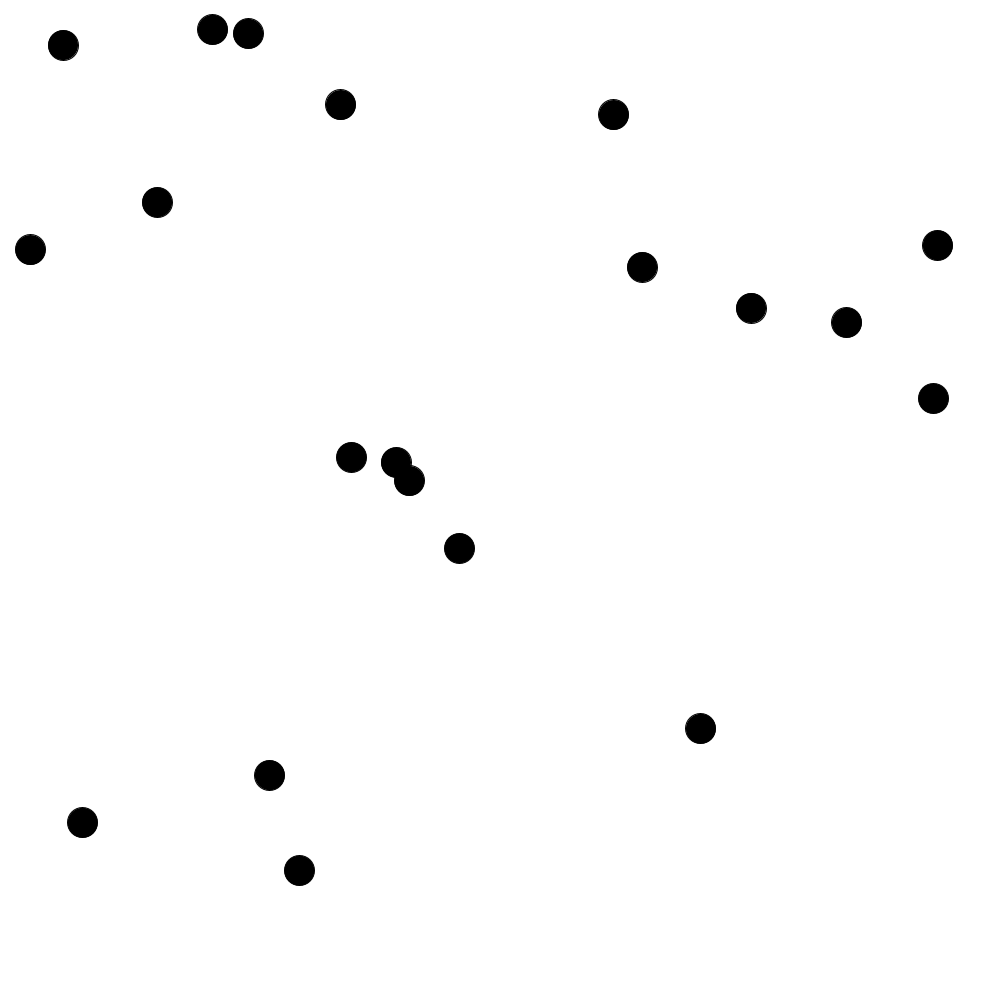
Frame 1 (no input)
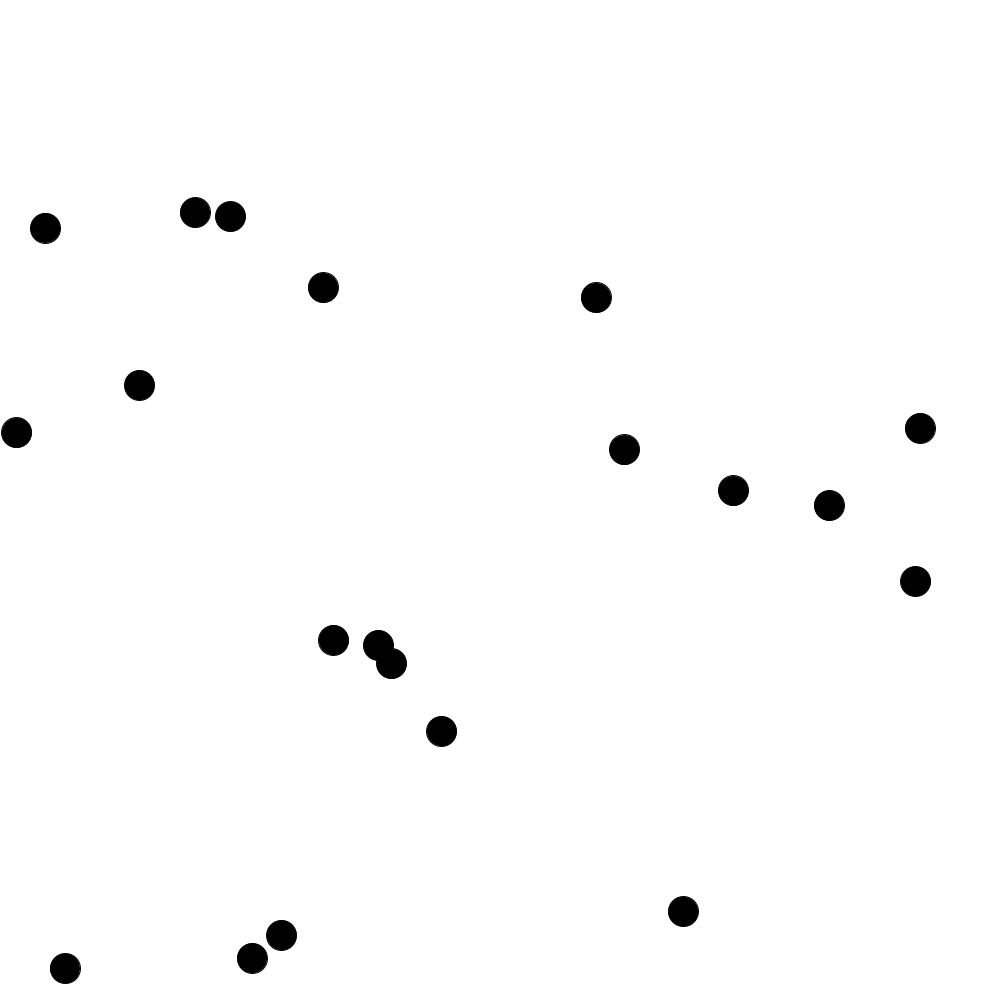
Frame 60 (the mouse pressed at the canvas centre just before this capture)
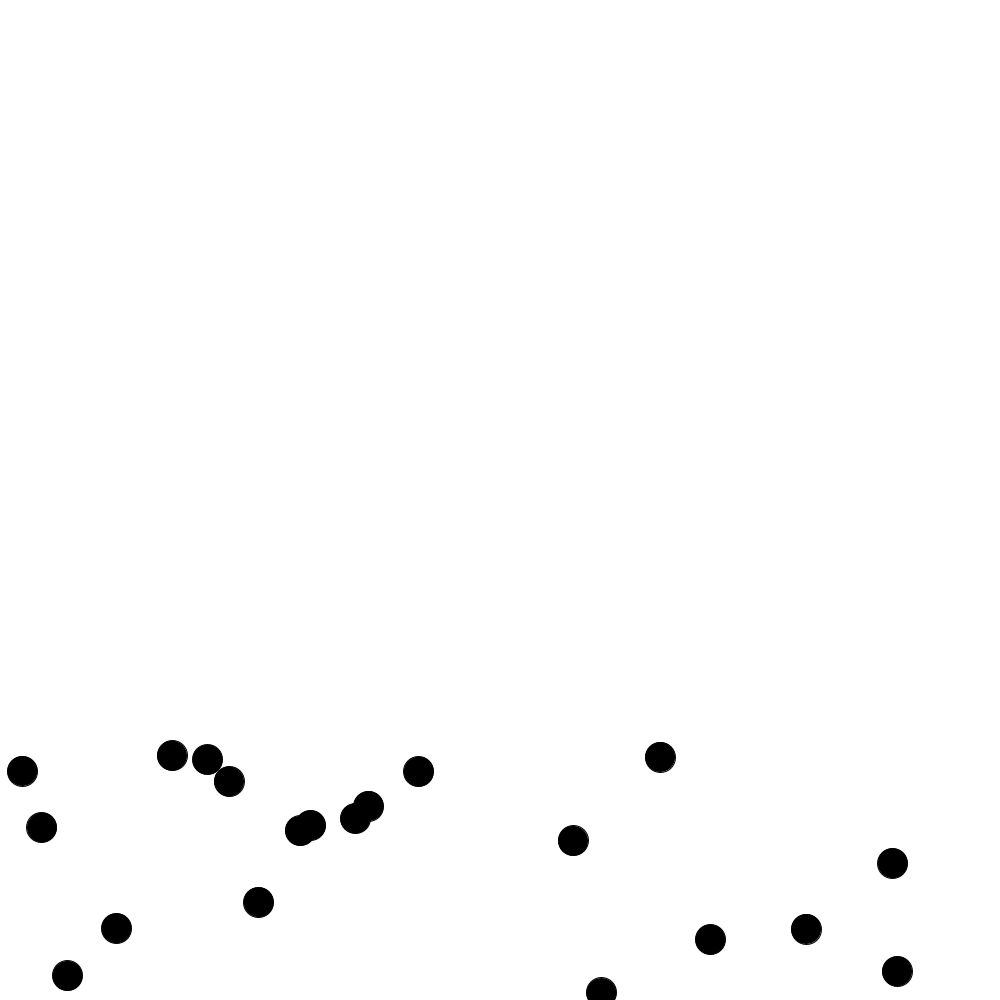
Frame 120 (the mouse held since frame 60 and released just before this capture)

The Processing sketch that drew these frames (run headless with seeded random() and noise(); from frame 60 on, the mouse is pressed at the canvas centre):

// Processing sketch: FlyBall_UseMass_andMany
// ── FlyBall_UseMass_andMany.pde
Ball []baller = new Ball[20];
PVector gravity;
PVector wind;
PVector thrust;
float setOffX = 0;
float setOffY = 10000;
void setup()
{
  size(1000,1000);
  wind = new PVector(0.01,0);
  gravity = new PVector(0,0.1);
  for(int i=0;i<baller.length;i++)
  {
    baller[i] = new Ball(); 
  }
}

void draw()
{
  wind = new PVector(map(noise(setOffX,setOffY),0,1,-0.1,0.1),0);
  background(255);
  for(int i=0;i<baller.length;i++)
  {
   //CountThrust(baller[i].location);
   baller[i].ApplyForce(gravity); 
   baller[i].ApplyForce(wind);
  // baller[i].ApplyForce(thrust);
   baller[i].Update();
   baller[i].Display();
   baller[i].CheckEdge();
 }
 setOffX+=0.01;
 setOffY+=0.01;
}

void CountThrust(PVector location)
{
  thrust = new PVector(map(location.x,0,width,-0.3,0.3),map(location.y,0,height,-0.5,0.3));
  thrust.mult(-1);
}
// ── Ball.pde
class Ball
{
  float  mass;
  PVector location;
  PVector velocity;
  PVector acceleration;
 Ball()
 {
    mass = 1;
    location = new PVector(random(15,width-15),random(15,height-15));
    velocity = new PVector(0,0);
    acceleration = new PVector(0,0);
 }
 
 void ApplyForce(PVector force)
 {
   force.div(mass);
   acceleration.add(force);
 }
 
 void Update()
 {
   velocity.add(acceleration);
   velocity.limit(15);
   location.add(velocity);
 }
 
 void Display()
 {
   fill(0);
   ellipse(location.x,location.y,30,30);
   acceleration.mult(0);
 }
 
 void CheckEdge()
 {
   if(location.x>width-15)
   {
     location.x = width-15;
     velocity.x*=-1;
   }else if(location.x<15)
   {
     location.x = 15;
     velocity.x*=-1;
   }
   
   if(location.y>height-15)
   {
     location.y = height - 15;
     velocity.y*=-1;
   }else if(location.y<15)
   {
     location.y = 15;
     velocity.y*=-1;
   }
 }
}
